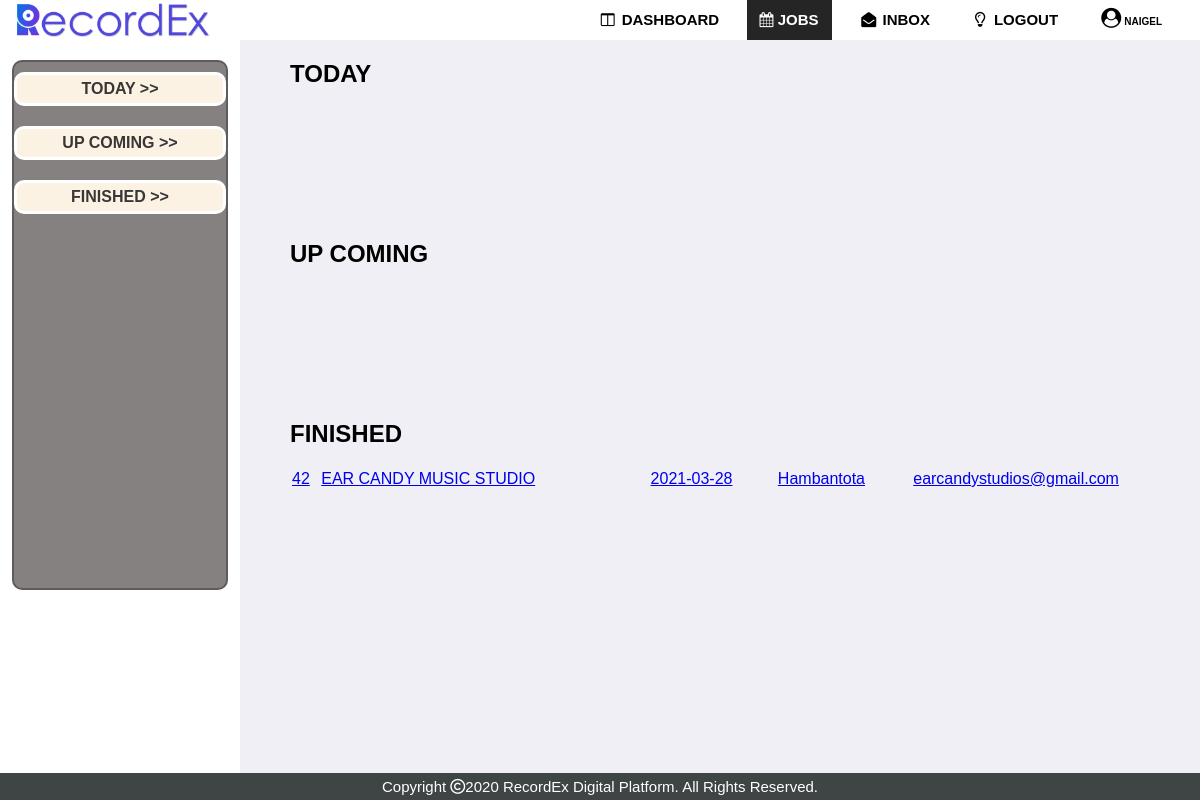
Page /view/customer/pendings.php (signed in) on the earlier database version.
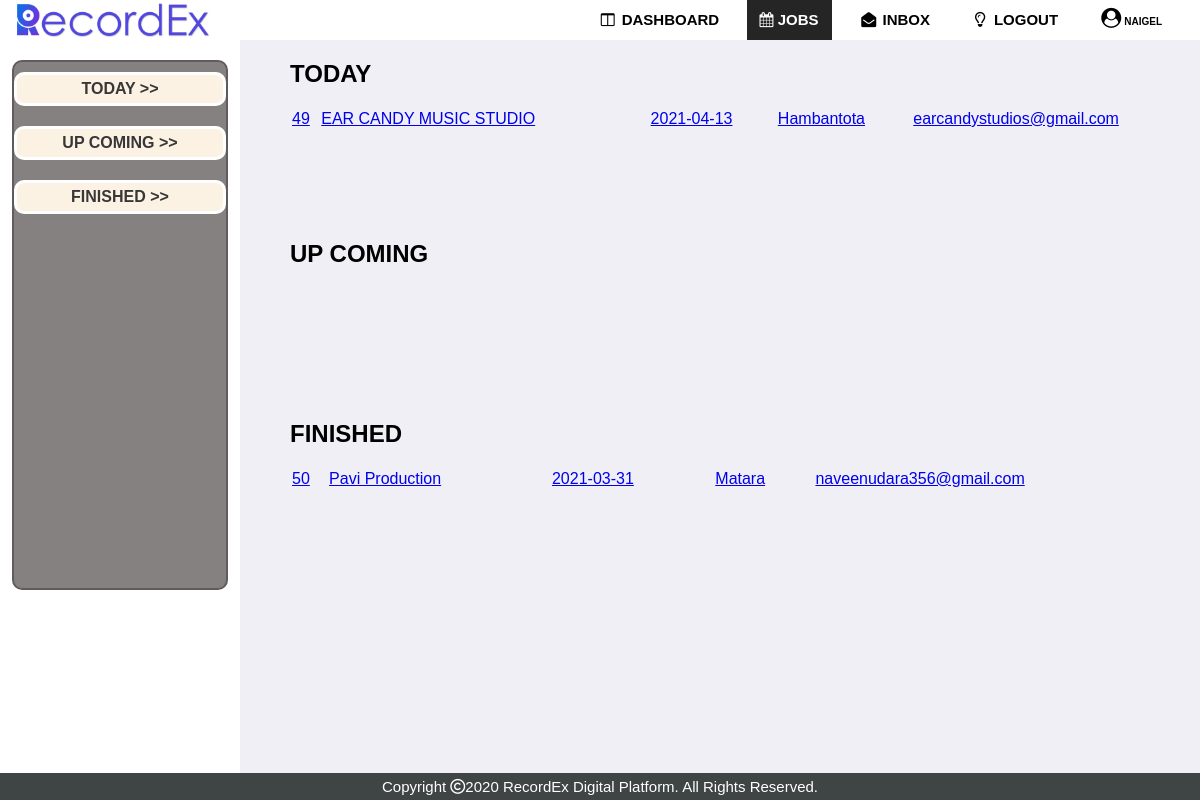
Same page on the later database version.
### tables this page shows
CREATE TABLE `reserved_job` (
  `job_id` int(5) NOT NULL,
  `c_id` int(5) NOT NULL,
  `studio_id` int(5) NOT NULL,
  `date` date NOT NULL,
  `choose_time` timestamp NULL DEFAULT NULL,
  `isplaced` int(1) NOT NULL DEFAULT 0,
  `rated` int(1) NOT NULL DEFAULT 0,
  `temp_blocked` int(1) NOT NULL DEFAULT 1
);

CREATE TABLE `studio` (
  `studio_id` int(5) NOT NULL,
  `studio_name` varchar(100) NOT NULL,
  `s_address_line1` varchar(100) NOT NULL,
  `s_address_line2` varchar(100) NOT NULL,
  `s_city` varchar(100) NOT NULL,
  `distric` varchar(100) NOT NULL,
  `postalcode` varchar(100) NOT NULL,
  `s_email` varchar(100) NOT NULL,
  `password` varchar(200) NOT NULL,
  `s_tele_no` int(20) NOT NULL,
  `paypal` varchar(100) NOT NULL,
  `owner_id` int(100) NOT NULL,
  `profile` varchar(500) NOT NULL,
  `cover` varchar(500) NOT NULL,
  `description` text NOT NULL,
  `latitude` varchar(50) NOT NULL,
  `longitude` varchar(50) NOT NULL,
  `verified` tinyint(4) NOT NULL DEFAULT 0,
  `email_verified` tinyint(1) NOT NULL DEFAULT 0,
  `owner_verified` tinyint(1) NOT NULL DEFAULT 0,
  `blocked` int(1) NOT NULL DEFAULT 0,
  `status` varchar(10) NOT NULL DEFAULT 'Active now'
);

### view/customer/pendings.php (the view, shortened to what this page needs)
<?php
require_once('../../inc/connection.php');
$today = date("Y-m-d");
$cus_id = $_SESSION['user_id'];
$query1 = "SELECT * FROM reserved_job WHERE c_id = $cus_id AND isplaced = 1 AND date = '$today'";
$result_set1 = mysqli_query($connection,$query1);
$query3 = "SELECT * FROM reserved_job WHERE c_id = $cus_id AND isplaced = 1 AND date < '$today'";
$result_set3 = mysqli_query($connection,$query3);
?>
<!DOCTYPE html>
<html>
<head>
	<link rel="stylesheet" type="text/css" href="../../css/customer/pendings.css">
</head>
<body>
		<?php require_once('../../inc/cust_dash_navbar.php');?>
		<div class="secondary">
		  <div class="btnbox">
		  	<a href="#today">Today >></a>
		    <a href="#upcoming">Up Coming >></a>
			<a href="#finish">Finished >></a>
		  </div>
		</div>
		<div class="primary">
		  <div class="ro1">
			<h1 id="today" style="margin-left: 40px;">TODAY</h1>
			<?php
			  echo "<table>";
			  while($row1=mysqli_fetch_assoc($result_set1)){
				$sid =$row1['studio_id'];
				$query11 = "SELECT *  FROM studio WHERE studio_id = $sid";
				$result_set11 = mysqli_query($connection,$query11);
				$record11 = mysqli_fetch_assoc($result_set11);
				echo "<tr>";
				echo "<td><a title='Job ID' href='view_jobs.php?job=$row1[job_id]&&status=1'>".$row1['job_id']."</a></td>";
				echo "<td><a href='view_jobs.php?job=$row1[job_id]&&status=1'>".$record11['studio_name']."</a></td>";
				echo "<td><a title='Booking Date' href='view_jobs.php?job=$row1[job_id]&&status=1'>".$row1['date']."</a></td>";
				echo "<td><a href='view_jobs.php?job=$row1[job_id]&&status=1'>".$record11['distric']."</a></td>";
				echo "<td><a href='view_jobs.php?job=$row1[job_id]&&status=1'>".$record11['s_email']."</a></td>";
				echo "</tr>";
			  }
			  echo "</table>";
			?>
		  </div>
		  <div class="ro2">
			<h1 id="upcoming" style="margin-left: 40px;">UP COMING</h1>
		  </div>
		  <div class="ro3">
			<h1 id="finished" style="margin-left: 40px;">FINISHED</h1>
			<?php
			  echo "<table>";
			  while($row3=mysqli_fetch_assoc($result_set3)){
				$sid =$row3['studio_id'];
				$query11 = "SELECT *  FROM studio WHERE studio_id = $sid";
				$result_set11 = mysqli_query($connection,$query11);
				$record11 = mysqli_fetch_assoc($result_set11);
				echo "<tr>";
				echo "<td><a title='Job ID' href='view_jobs.php?job=$row3[job_id]&&status=3'>".$row3['job_id']."</a></td>";
				echo "<td><a href='view_jobs.php?job=$row3[job_id]&&status=3'>".$record11['studio_name']."</a></td>";
				echo "<td><a title='Booking Date' href='view_jobs.php?job=$row3[job_id]&&status=3'>".$row3['date']."</a></td>";
				echo "<td><a href='view_jobs.php?job=$row3[job_id]&&status=3'>".$record11['distric']."</a></td>";
				echo "<td><a href='view_jobs.php?job=$row3[job_id]&&status=3'>".$record11['s_email']."</a></td>";
				echo "</tr>";
			  }
			  echo "</table>";
			?>
		  </div>
		</div>
	<?php require_once('../../inc/minfooter.php'); ?>
</body>
</html>

Differences in the rows shown:
removed reserved_job: job_id "42", studio.studio_name "EAR CANDY MUSIC STUDIO", date "2021-03-28", studio.distric "Hambantota", studio.s_email "earcandystudios@gmail.com", shown under "FINISHED"
added reserved_job: job_id "49", studio.studio_name "EAR CANDY MUSIC STUDIO", date "2021-04-13", studio.distric "Hambantota", studio.s_email "earcandystudios@gmail.com", shown under "TODAY"
added reserved_job: job_id "50", studio.studio_name "Pavi Production", date "2021-03-31", studio.distric "Matara", studio.s_email "naveenudara356@gmail.com", shown under "FINISHED"
